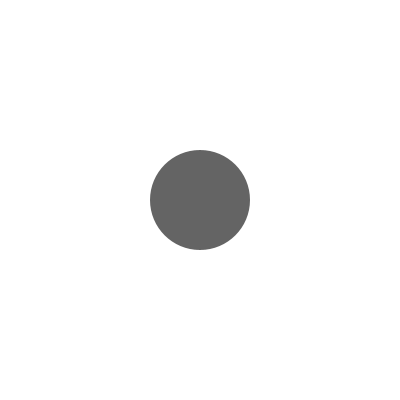
Frame 1 (no input)
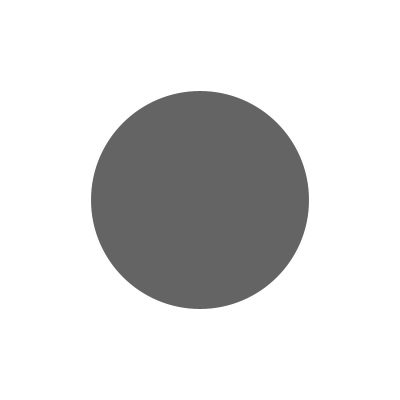
Frame 60 (the mouse pressed at the canvas centre just before this capture)
Frame 120 (the mouse held since frame 60 and released just before this capture): identical to frame 60, image omitted

The Processing sketch that drew these frames (run headless with seeded random() and noise(); from frame 60 on, the mouse is pressed at the canvas centre):

// Processing sketch: LerpSize
// ── LerpSize.pde

// LerpSize
//
// Animate the size of a circle using lerp.
// Press the mouse to reset.
//
// Dan Wilcox danomatika.com 2016

float start = 100;
float end = 300;

float percent = 0;
float speed = 0.01;

void setup() {
  size(400, 400);
}

void draw() {
  background(255);
  
  float s = lerp(start, end, percent);
  noStroke();
  fill(100);
  ellipse(width/2, height/2, s, s);
  
  percent += speed;
  if(percent > 1.0) {
    percent = 1.0;
  }
}

void mousePressed() {
  percent = 0.0; 
}
